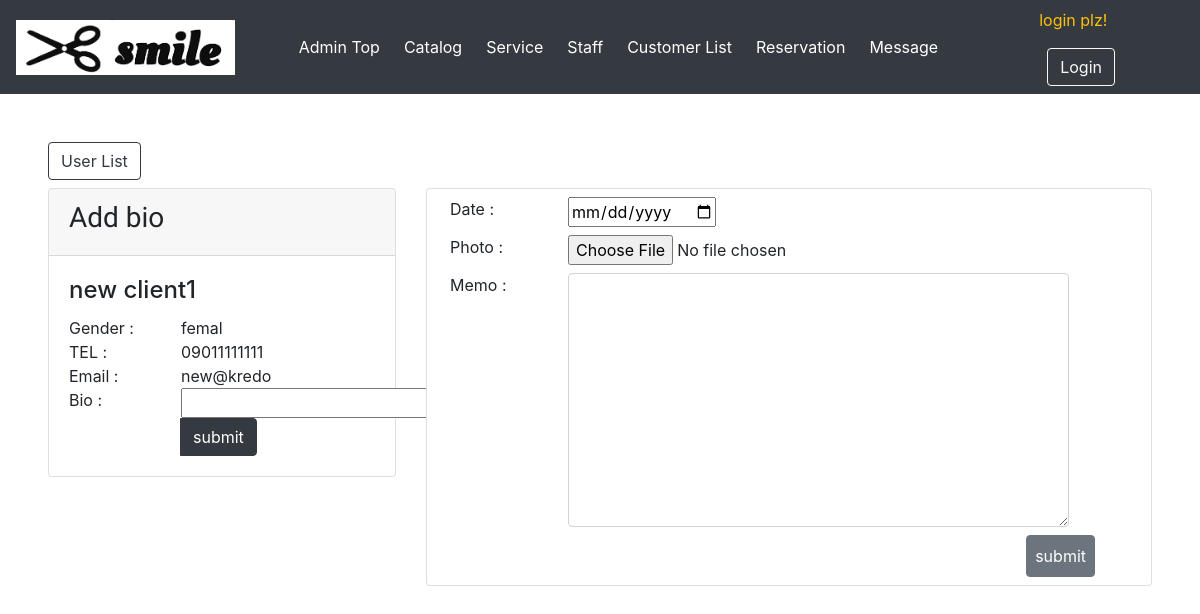
Page /editUser.php?id=7 on the earlier database version.
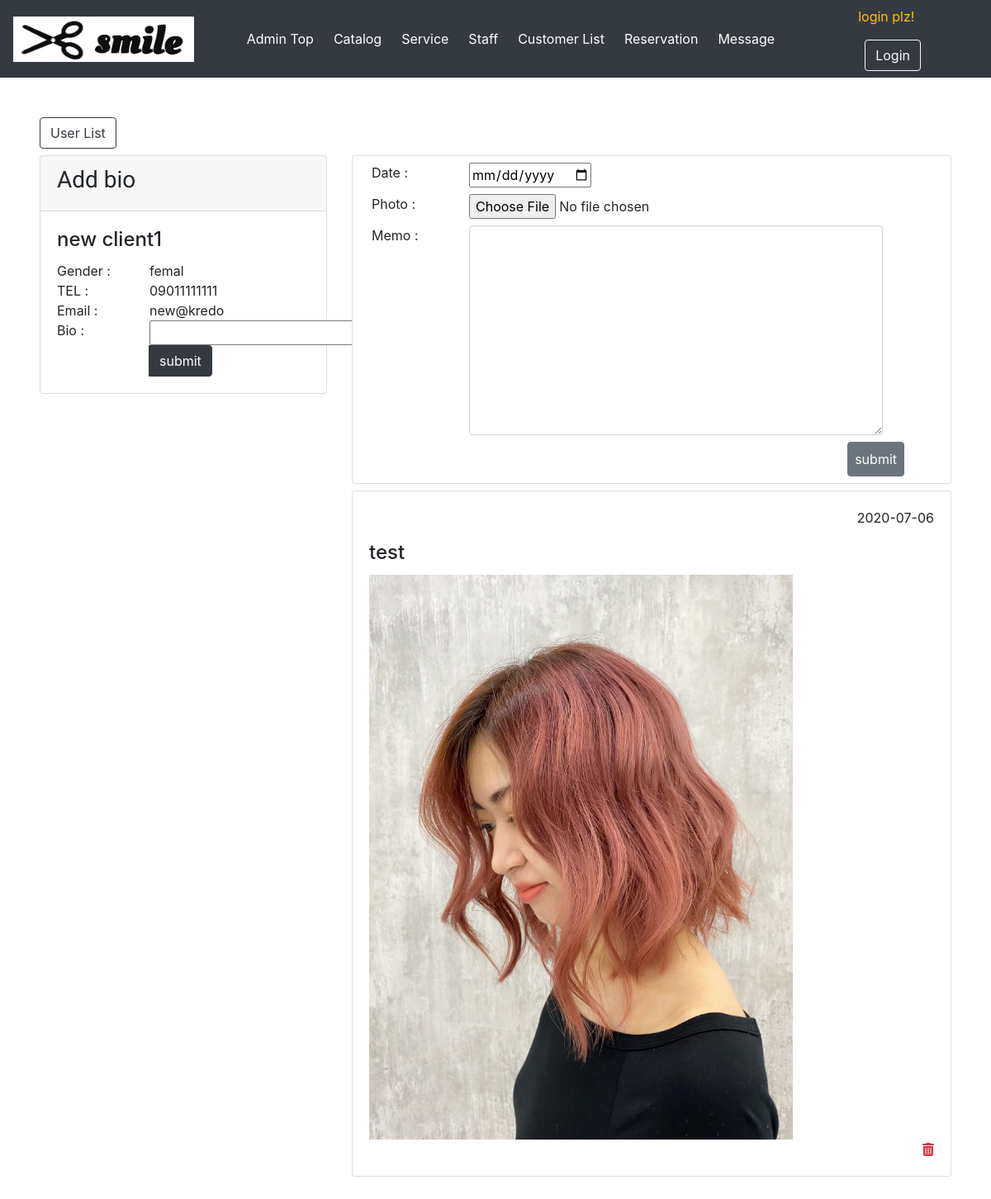
Same page on the later database version.
### tables this page shows
CREATE TABLE `client_memo` (
  `memo_id` int(11) NOT NULL,
  `c_id` int(11) NOT NULL,
  `photo` varchar(300) NOT NULL,
  `memo` varchar(300) NOT NULL,
  `date` date NOT NULL
);

### classes/connection.php (called while the page is built, shortened)
<?php
class Connection{
    private $servername="localhost";
    private $username ="root";
    private $password ="root";
    private $db_name ="hairsalon";
    function __construct(){
        $this->conn = new mysqli($this->servername,$this->username,$this->password,$this->db_name);
        if($this->conn->connect_error){
            die('error connection to database'.$this->conn->connect_error);
        }else{
            return $this->conn;
        }
    }
}
?>

### hairsalonAction.php (called while the page is built, shortened)
<?php
include 'classes/Hairsalon.php';
$Hairsalon= new Hairsalon;
?>

### classes/Hairsalon.php (called while the page is built, shortened)
<?php
include 'connection.php';
class Hairsalon extends Connection{
function getMemo($client_id){
    $sql = "SELECT * FROM client_memo WHERE c_id='$client_id' ORDER BY date DESC";
    $result = $this->conn->query($sql);
    if($result->num_rows>0){
        while($rows=$result->fetch_assoc()){
            $row[]=$rows;
        }
        return $row;
    }else{
        return FALSE;
    }
}
}
?>

### editUser.php (the view, shortened to what the changed rows need)
<?php
include 'adminMenu.php';
$client_id=$_GET['id'];
$memoList = $Hairsalon->getMemo($client_id);
?>
<!doctype html>
<html lang="en">
  <head>
    <link rel="stylesheet" href="https://stackpath.bootstrapcdn.com/bootstrap/4.3.1/css/bootstrap.min.css">
  </head>
  <body>
      <div class="m-5">
          <div class="row mt-2">
            <div class="col-lg-8">
              <?php foreach($memoList as $memo):?>
                <div class="card mt-2">
                  <div class="card-body">
                    <p class="card-text text-right"><?php echo $memo['date'];?></p>
                    <h4 class="card-title"><?php echo $memo['memo'];?></h4>
                    <?php $photo =  $memo['photo'];?>
                    <img class="w-75" src="upload/admin/c_photo/<?php echo $photo;?>" ><br>
                    <div class="text-right">
                      <a href="deleteMemo.php?id=<?php echo $memo['memo_id'];?>&c_id=<?php echo $client_id;?>" class="text-danger"><i class="fa fa-trash" aria-hidden="true"></i></a>
              </div>
                  </div>
                </div>
              <?php endforeach;?>
            </div>
          </div>
      </div>
  </body>
</html>

Differences in the rows shown:
added client_memo: date "2020-07-06", memo "test", photo (picture)
